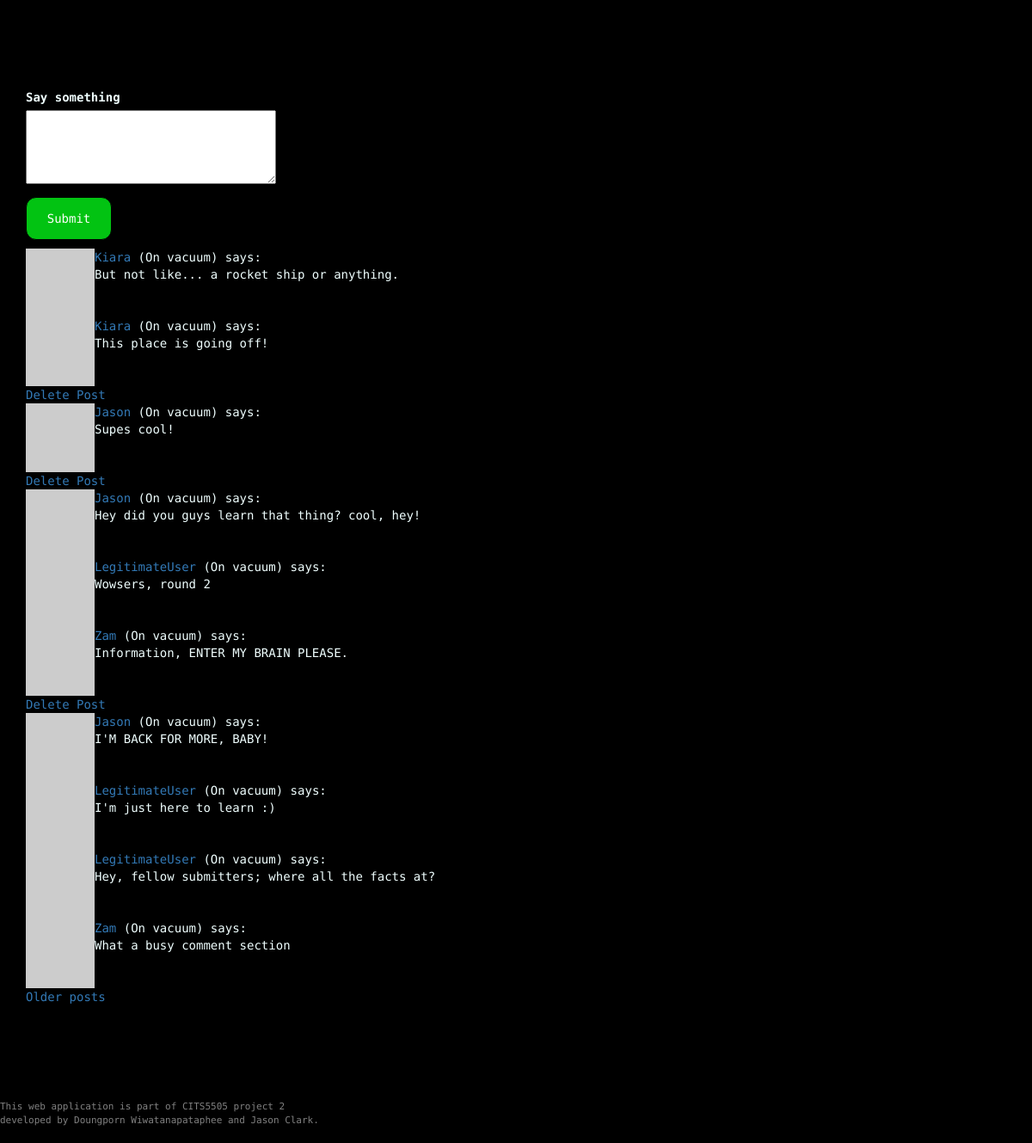
Before: /learning_module/vacuum (signed in, lower part) with the older database file.
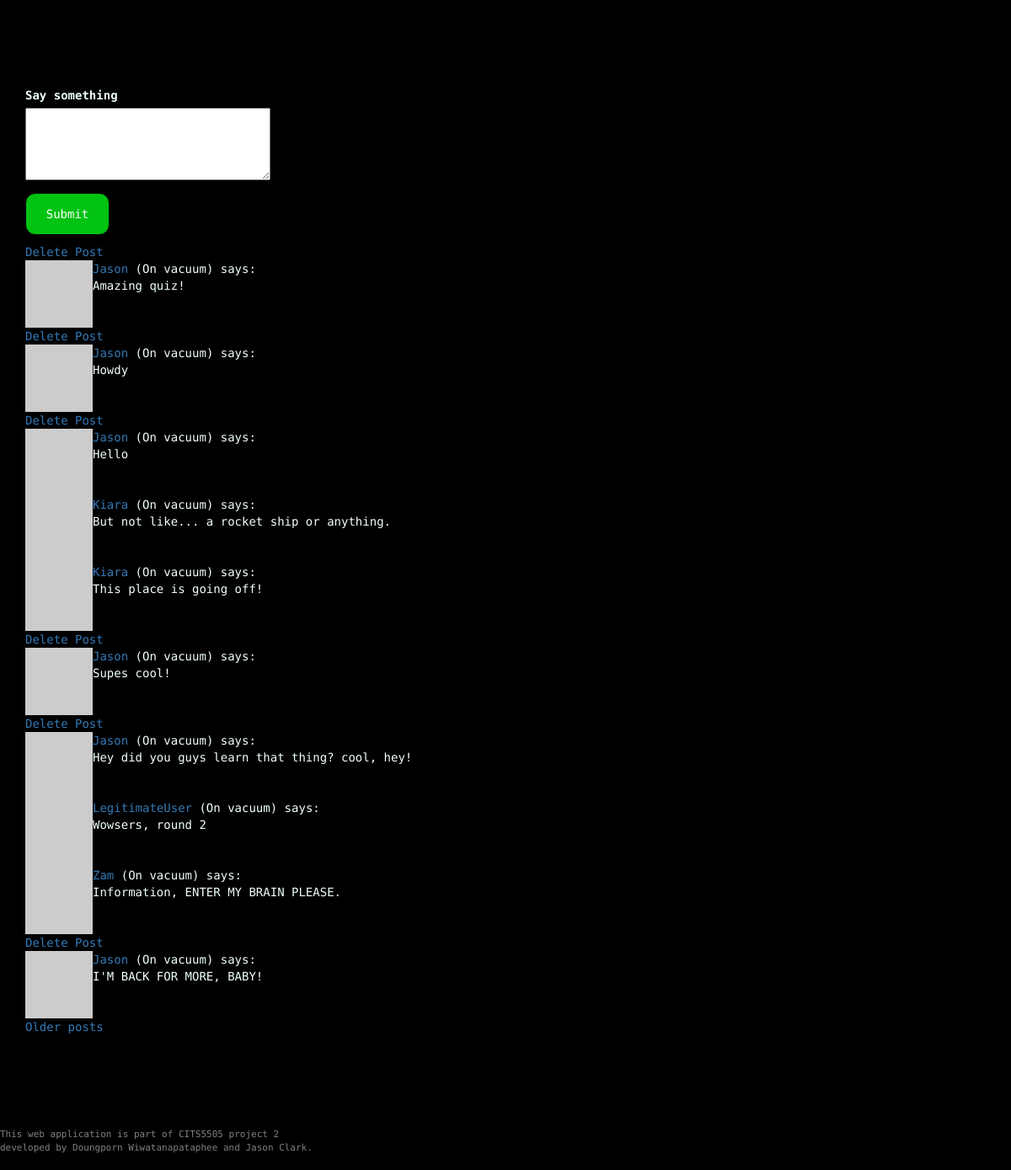
After: the same page with the newer database file.
### app/models.py (models this page shows, shortened)
class Post(db.Model):
    id = db.Column(db.Integer, primary_key=True)
    user_id = db.Column(db.Integer, db.ForeignKey('user_table.id')) #user.id
    body = db.Column(db.String(140))
    timestamp = db.Column(db.DateTime, index=True, default=datetime.utcnow)
    page = db.Column(db.String)
    upvotes = db.Column(db.Integer, default=0)
    downvotes = db.Column(db.Integer, default=0)

class User(UserMixin, db.Model):
    __tablename__ = 'user_table'
    id = db.Column(db.Integer, primary_key=True)
    username = db.Column(db.String(64), index=True, unique=True)
    user_type = db.Column(db.String(64))
    email = db.Column(db.String(120), index=True, unique=True)
    password_hash = db.Column(db.String(128))
    posts = db.relationship('Post', backref='author', lazy='dynamic')
    about_me = db.Column(db.String(140))
    last_seen = db.Column(db.DateTime, default=datetime.utcnow)
    score_child = db.relationship("Score", backref = 'user_parent')
    quiz_unlocked = db.Column(db.Integer, default=0)
    def avatar(self, size):
      digest = md5(self.email.lower().encode('utf-8')).hexdigest()
      return 'https://www.gravatar.com/avatar/{}?d=identicon&s={}'.format(digest, size)

### app/routes.py (the view, shortened to what this page needs)
@app.route('/learning_module/<module>', methods=['GET', 'POST'])
@login_required
def learning_module(module):
  page = request.args.get('page', 1, type=int)
  posts = Post.query.filter_by(page=module).order_by(Post.timestamp.desc()).paginate(
    page, app.config['POSTS_PER_PAGE'], False)
  next_url = url_for('learning_module', module=module, page=posts.next_num) \
    if posts.has_next else None
  prev_url = url_for('learning_module', module=module, page=posts.prev_num) \
    if posts.has_prev else None
  form = PostForm()
  return render_template('modules/learning_module.html', module=module, form=form,
      posts=posts.items, next_url=next_url,
      prev_url=prev_url)

### app/forms.py
class PostForm(FlaskForm):
  post = TextAreaField('Say something', validators=[
    DataRequired(), Length(min=1, max=140)])
  submit = SubmitField('Submit')

### app/models.py (called while the page is built)
@login.user_loader
def load_user(id):
    return User.query.get(int(id))

### app/routes.py (called while the page is built)
@app.before_request
def before_request():
    from_zone = tz.tzutc()
    to_zone = tz.tzlocal()
    utc = datetime.utcnow()
    utc = utc.replace(tzinfo=from_zone)
    central = utc.astimezone(to_zone)   # convert to local timezone
    if current_user.is_authenticated:
        current_user.last_seen = central
        db.session.commit()

### app/templates/modules/learning_module.html (shortened to what this page needs)
{% extends 'base.html' %}
{% block body %}
<hr class="divider" />
<div class="container">
  {% if form %}
  <form action="" id="module" method="post">
    <p>
      {{ form.post.label }}<br>
      <span class="post-form">
      {{ form.post(cols=32, rows=4) }}<br>
      </span>
    </p>
    <p>{{ form.submit(class_="post-button") }}</p>
  </form>
  {% endif %}
  {% for post in posts %}
    {% include '_post.html' %}
  {% endfor %}
  {% if next_url %}
  <a href="{{ next_url }}">Older posts</a>
  {% endif %}
</div>
{% endblock %}

### app/templates/_post.html
<table>
  <tr valign="top">
    <td><img src="{{ post.author.avatar(36) }}"></td>
    <td>
      <a href="{{ url_for('user_profile', username=post.author.username) }}">
        {{ post.author.username }}
      </a>
      (On {{ post.page }}) says:<br>{{ post.body }}
    </td>
  </tr>
  {% if current_user.id == post.user_id %}
  <tr valign="bottom">
    <a href="{{ url_for('delete_post', postId=post.id, module=module) }}">Delete Post</a>
  </tr>
  {% endif %}
</table>

Changed rows visible on the page:
no longer on this page (row unchanged): Post: author.username "LegitimateUser", page "vacuum", body "I'm just here to learn :)"
no longer on this page (row unchanged): Post: author.username "LegitimateUser", page "vacuum", body "Hey, fellow submitters; where all the facts at?"
no longer on this page (row unchanged): Post: author.username "Zam", page "vacuum", body "What a busy comment section"
added Post: author.username "Jason", page "vacuum", body "Amazing quiz!"
added Post: author.username "Jason", page "vacuum", body "Howdy"
added Post: author.username "Jason", page "vacuum", body "Hello"
